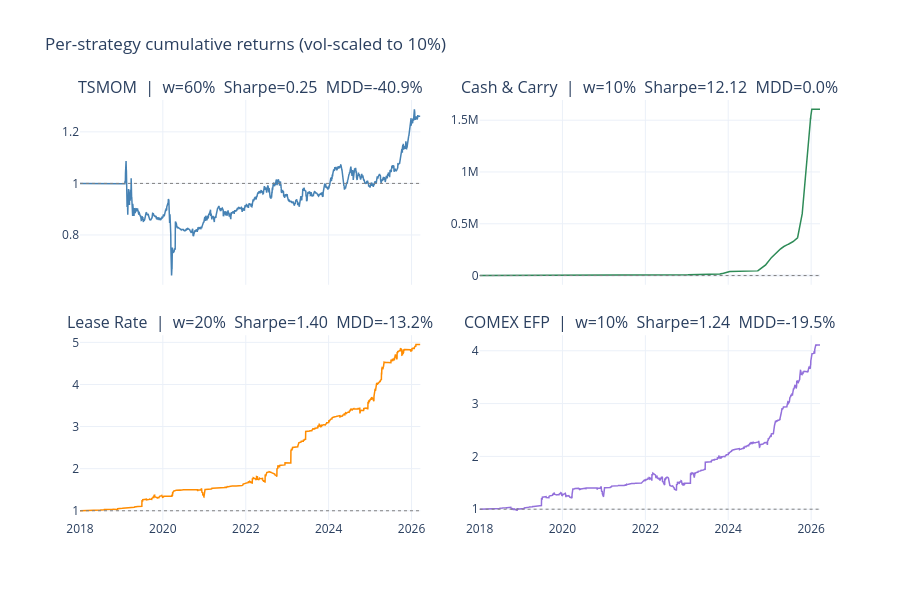

Notebook code cell kept with this figure:
### Code cell
# ── Chart: per-strategy cumulative returns (vol-scaled) ──────────────────

strat_order = ['tsmom', 'carry', 'lease', 'efp']
strat_names = {'tsmom': 'TSMOM', 'carry': 'Cash & Carry', 'lease': 'Lease Rate', 'efp': 'COMEX EFP'}
strat_colors = {'tsmom': 'steelblue', 'carry': 'seagreen',
                'lease': 'darkorange', 'efp': 'mediumpurple'}

fig2 = make_subplots(rows=2, cols=2, shared_xaxes=True,
                     subplot_titles=[strat_names[s] for s in strat_order],
                     vertical_spacing=0.12, horizontal_spacing=0.08)
positions = [(1,1),(1,2),(2,1),(2,2)]

for strat, (row, col) in zip(strat_order, positions):
    r = rets_scaled[strat]
    cum_s = (1 + r).cumprod()
    m = compute_metrics(r)
    title = (f'{strat_names[strat]}  |  w={CAPITAL_WEIGHTS[strat]:.0%}  '
             f'Sharpe={m.get("sharpe",0):.2f}  MDD={m.get("max_dd",0):.1%}')
    fig2.layout.annotations[positions.index((row,col))].text = title
    fig2.add_trace(
        go.Scatter(x=cum_s.index, y=cum_s.values,
                   name=strat_names[strat],
                   line=dict(color=strat_colors[strat], width=1.5)),
        row=row, col=col
    )
    fig2.add_hline(y=1.0, line_dash='dot', line_color='grey',
                   line_width=1, row=row, col=col)

fig2.update_layout(title='Per-strategy cumulative returns (vol-scaled to 10%)',
                   height=600, template='plotly_white', showlegend=False)
fig2.show()

### Figure 1 — Plotly figure (JSON) as saved in the notebook; plotly's stock layout.template omitted (floating-point values rounded to 4 significant figures; data arrays with more than 128 entries replaced by an {"elided": "..."} marker saying what was removed)
{"data": [{"line": {"color": "steelblue", "width": 1.5}, "name": "TSMOM", "type": "scatter", "x": {"elided": "2991 str values"}, "xaxis": "x", "y": {"elided": "2991 float values"}, "yaxis": "y"}, {"line": {"color": "seagreen", "width": 1.5}, "name": "Cash & Carry", "type": "scatter", "x": {"elided": "2991 str values"}, "xaxis": "x2", "y": {"elided": "2991 float values"}, "yaxis": "y2"}, {"line": {"color": "darkorange", "width": 1.5}, "name": "Lease Rate", "type": "scatter", "x": {"elided": "2991 str values"}, "xaxis": "x3", "y": {"elided": "2991 float values"}, "yaxis": "y3"}, {"line": {"color": "mediumpurple", "width": 1.5}, "name": "COMEX EFP", "type": "scatter", "x": {"elided": "2991 str values"}, "xaxis": "x4", "y": {"elided": "2991 float values"}, "yaxis": "y4"}], "layout": {"annotations": [{"font": {"size": 16}, "showarrow": false, "text": "TSMOM  |  w=60%  Sharpe=0.25  MDD=-40.9%", "x": 0.23, "xanchor": "center", "xref": "paper", "y": 1.0, "yanchor": "bottom", "yref": "paper"}, {"font": {"size": 16}, "showarrow": false, "text": "Cash & Carry  |  w=10%  Sharpe=12.12  MDD=0.0%", "x": 0.77, "xanchor": "center", "xref": "paper", "y": 1.0, "yanchor": "bottom", "yref": "paper"}, {"font": {"size": 16}, "showarrow": false, "text": "Lease Rate  |  w=20%  Sharpe=1.40  MDD=-13.2%", "x": 0.23, "xanchor": "center", "xref": "paper", "y": 0.44, "yanchor": "bottom", "yref": "paper"}, {"font": {"size": 16}, "showarrow": false, "text": "COMEX EFP  |  w=10%  Sharpe=1.24  MDD=-19.5%", "x": 0.77, "xanchor": "center", "xref": "paper", "y": 0.44, "yanchor": "bottom", "yref": "paper"}], "height": 600, "shapes": [{"line": {"color": "grey", "dash": "dot", "width": 1}, "type": "line", "x0": 0, "x1": 1, "xref": "x domain", "y0": 1.0, "y1": 1.0, "yref": "y"}, {"line": {"color": "grey", "dash": "dot", "width": 1}, "type": "line", "x0": 0, "x1": 1, "xref": "x2 domain", "y0": 1.0, "y1": 1.0, "yref": "y2"}, {"line": {"color": "grey", "dash": "dot", "width": 1}, "type": "line", "x0": 0, "x1": 1, "xref": "x3 domain", "y0": 1.0, "y1": 1.0, "yref": "y3"}, {"line": {"color": "grey", "dash": "dot", "width": 1}, "type": "line", "x0": 0, "x1": 1, "xref": "x4 domain", "y0": 1.0, "y1": 1.0, "yref": "y4"}], "showlegend": false, "title": {"text": "Per-strategy cumulative returns (vol-scaled to 10%)"}, "xaxis": {"anchor": "y", "domain": [0.0, 0.46], "matches": "x3", "showticklabels": false}, "xaxis2": {"anchor": "y2", "domain": [0.54, 1.0], "matches": "x4", "showticklabels": false}, "xaxis3": {"anchor": "y3", "domain": [0.0, 0.46]}, "xaxis4": {"anchor": "y4", "domain": [0.54, 1.0]}, "yaxis": {"anchor": "x", "domain": [0.56, 1.0]}, "yaxis2": {"anchor": "x2", "domain": [0.56, 1.0]}, "yaxis3": {"anchor": "x3", "domain": [0.0, 0.44]}, "yaxis4": {"anchor": "x4", "domain": [0.0, 0.44]}}}
